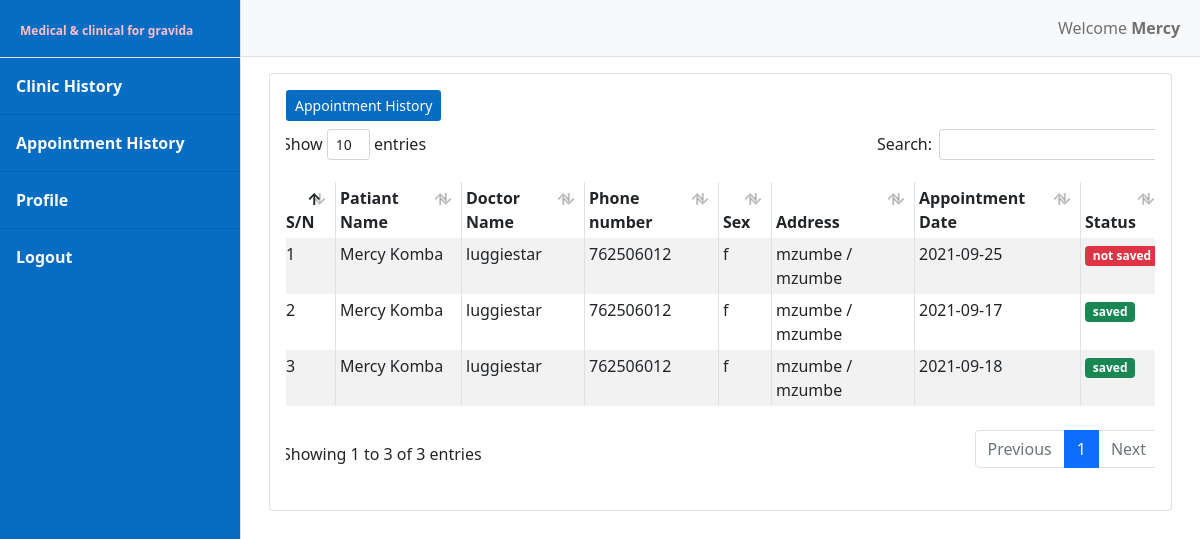
/user/preg_appointment.php (signed in), run on the app's committed database.
### tables this page shows
CREATE TABLE `tbl_appointment` (
  `opp_id` int(11) NOT NULL,
  `patient` int(11) NOT NULL,
  `doctor` int(11) DEFAULT NULL,
  `status` varchar(12) NOT NULL DEFAULT 'not saved',
  `reporting_date` date NOT NULL,
  `date_requested` datetime NOT NULL DEFAULT CURRENT_TIMESTAMP ON UPDATE CURRENT_TIMESTAMP
);

CREATE TABLE `tbl_patient` (
  `patient_id` int(11) NOT NULL,
  `fname` varchar(30) NOT NULL,
  `mname` varchar(30) DEFAULT NULL,
  `lname` varchar(30) NOT NULL,
  `sex` char(1) NOT NULL,
  `phone` bigint(20) NOT NULL,
  `address1` varchar(30) NOT NULL,
  `address2` varchar(30) DEFAULT NULL,
  `password` varchar(60) NOT NULL
);

CREATE TABLE `tbl_user` (
  `user_id` int(11) NOT NULL,
  `fname` varchar(30) NOT NULL,
  `mname` varchar(30) DEFAULT NULL,
  `lname` varchar(30) NOT NULL,
  `sex` char(1) NOT NULL,
  `phone` bigint(20) NOT NULL,
  `email` varchar(30) NOT NULL,
  `active` int(11) NOT NULL,
  `type` varchar(10) NOT NULL,
  `username` varchar(30) NOT NULL,
  `password` varchar(60) NOT NULL
);

### user/preg_appointment.php (the view, shortened to what this page needs)
<?php require_once('sidebar.php') ?>
<?php
    $pregnant = $_SESSION['pregnant']['patient_id'];
    $query_patient = mysqli_query($dbconnect,"SELECT tbl_patient.*, tbl_appointment.*, tbl_user.user_id, tbl_user.username
    FROM tbl_appointment, tbl_patient, tbl_user
    WHERE tbl_appointment.doctor = tbl_user.user_id
    AND tbl_appointment.patient = tbl_patient.patient_id
    AND patient_id = '$pregnant'") ?>
    <div class="container-fluid">
        <div class="row">
            <div class="col-12">
                <div class="card">
                    <div class="card-body">
                        <a href="" class="btn appoint-btn btn-sm">Appointment History</a>
                        <div class="table-responsive">
                            <div class="table">
                                <table class="table table-striped table-sm table-bordered" id="dataTable">
                                    <thead>
                                        <tr>
                                            <th>S/N</th>
                                            <th>Patiant Name</th>
                                            <th>Doctor Name</th>
                                            <th>Phone number</th>
                                            <th>Sex</th>
                                            <th>Address</th>
                                            <th>Appointment Date</th>
                                            <th>Status</th>
                                        </tr>
                                    </thead>
                                    <tbody>
                                        <?php  $number = 1; while($patient_row=mysqli_fetch_array($query_patient)) {?>
                                            <tr>
                                                <td><?php echo $number++ ?></td>
                                                <td><?php echo "$patient_row[fname] $patient_row[lname]" ?></td>
                                                <td><?php echo $patient_row['username'] ?></td>
                                                <td><?php echo $patient_row['phone'] ?></td>
                                                <td><?php echo $patient_row['sex'] ?></td>
                                                <td><?php echo "$patient_row[address1] / $patient_row[address2]" ?></td>
                                                <td><?php echo "$patient_row[reporting_date]" ?></td>
                                                <td>
                                                    <?php if($patient_row['status'] == 'saved'): ?>
                                                        <span class="badge bg-success">
                                                        <?php echo $patient_row['status'] ?><span>
                                                    <?php else: ?>
                                                        <span class="badge bg-danger">
                                                        <?php echo $patient_row['status'] ?><span>
                                                    <?php endif ?>
                                                </td>
                                            </tr>
                                        <?php } ?>
                                    </tbody>
                                </table>
                            </div>
                        </div>
                    </div>
                </div>
            </div>
        </div>
    </div>
<?php require_once('finish.php') ?>

### user/sidebar.php (style rules this page uses)
.appoint-btn { background-color: rgb(6, 109, 194); color:white; }

### data on the page
tbl_appointment: patient.fname "Mercy", patient.lname "Komba", doctor.username "luggiestar", patient.phone "762506012", patient.sex "f", patient.address1 "mzumbe", patient.address2 "mzumbe", reporting_date "2021-09-25", status "not saved"
tbl_appointment: patient.fname "Mercy", patient.lname "Komba", doctor.username "luggiestar", patient.phone "762506012", patient.sex "f", patient.address1 "mzumbe", patient.address2 "mzumbe", reporting_date "2021-09-17", status "saved"
tbl_appointment: patient.fname "Mercy", patient.lname "Komba", doctor.username "luggiestar", patient.phone "762506012", patient.sex "f", patient.address1 "mzumbe", patient.address2 "mzumbe", reporting_date "2021-09-18", status "saved"

### other printed values
$_SESSION['pregnant']['fname'] "Mercy"
